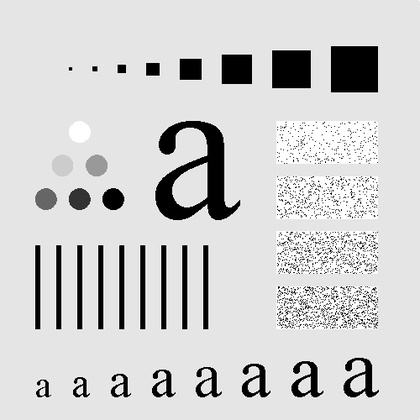
%> input picture 2017CSB1113-L4/Sample.jpg, 420 x 420 px, shrunk from 500 x 500 before the run
$ octave GHPF.m   (GNU Octave 9; MATLAB toolbox functions it lacks are replaced by stand-ins)
%> lines starting %> are read from the running program, lines starting %| are printed output that depends on the picture
figure(3);
n = 2;
sX = 40;
sY = 140;

im = imread('./Sample.jpg');
%> im is the input picture: size 420x420 uint8; min 0, max 255, mean 207.2
subplot(1, 3, 1);
imshow(im);
title 'Original Image';
[h, w] = size(im);
%> h = 420; w = 420
im = double(im);
%> im: size 420x420 double
im = fftshift(fft2(im));
[x, y] = meshgrid(-floor(w/2):floor(w/2)-1, -floor(h/2):floor(h/2)-1);

Cx = 0.5*w;
%> Cx = 210
Cy = 0.5*h;
%> Cy = 210

X = ones(1, w, 'double');
Y = ones(h, 1, 'double');

for i = 2:w
    X(1, i) = X(1, i-1) + 1;
end
%> after the loop, X = 420 values from 1 to 420

for i = 2:h
    Y(i, 1) = Y(i-1, 1) + 1;
end
%> after the loop, Y = 420 values from 1 to 420

X = X - Cx;
%> X = 420 values from -209 to 210
Y = Y - Cy;
%> Y = 420 values from -209 to 210

eX = double(exp(-((X.^2)./(2*sX).^2)));
eY = double(exp(-((Y.^2)./(2*sY).^2)));

H = ones(h, w, 'double');

for i = 1:h
    for j = 1:w
        H(i, j) = eX(1, j) .* eY(i, 1);
    end
end
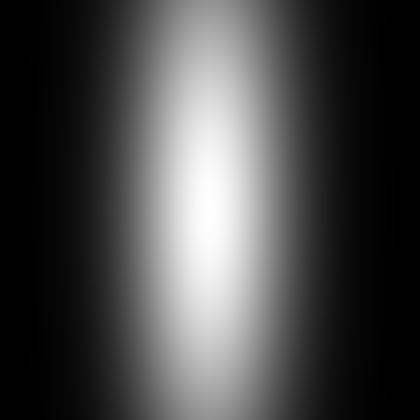
%> H: size 420x420 double; min 0.00058, max 1, mean 0.284

H = 1 - H;
subplot(1, 3, 2)
imshow(H);
title 'Gaussian High Pass Filter';
im = im .* H;
im = ifftshift(im);
out = uint8(real(ifft2(im)));
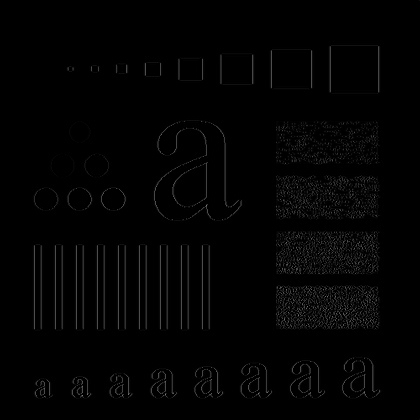
%> out: size 420x420 uint8; min 0, max 130, mean 3
subplot(1, 3, 3)
imshow(out);
title 'Filtered Image';
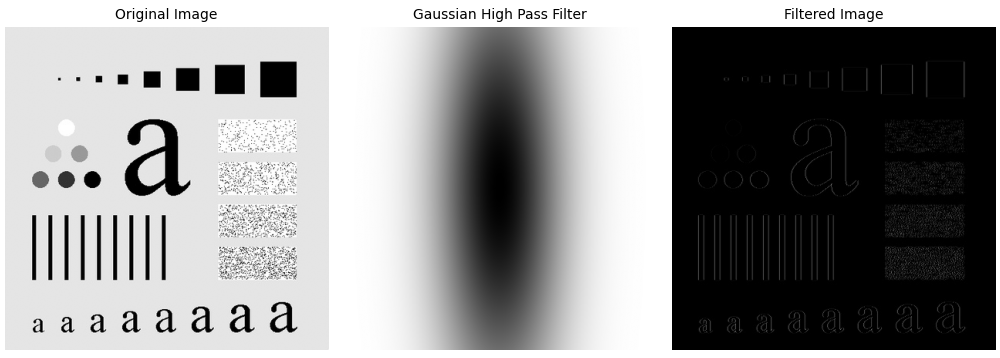
%> figure redrawn from the program's plot data, 3 panels
